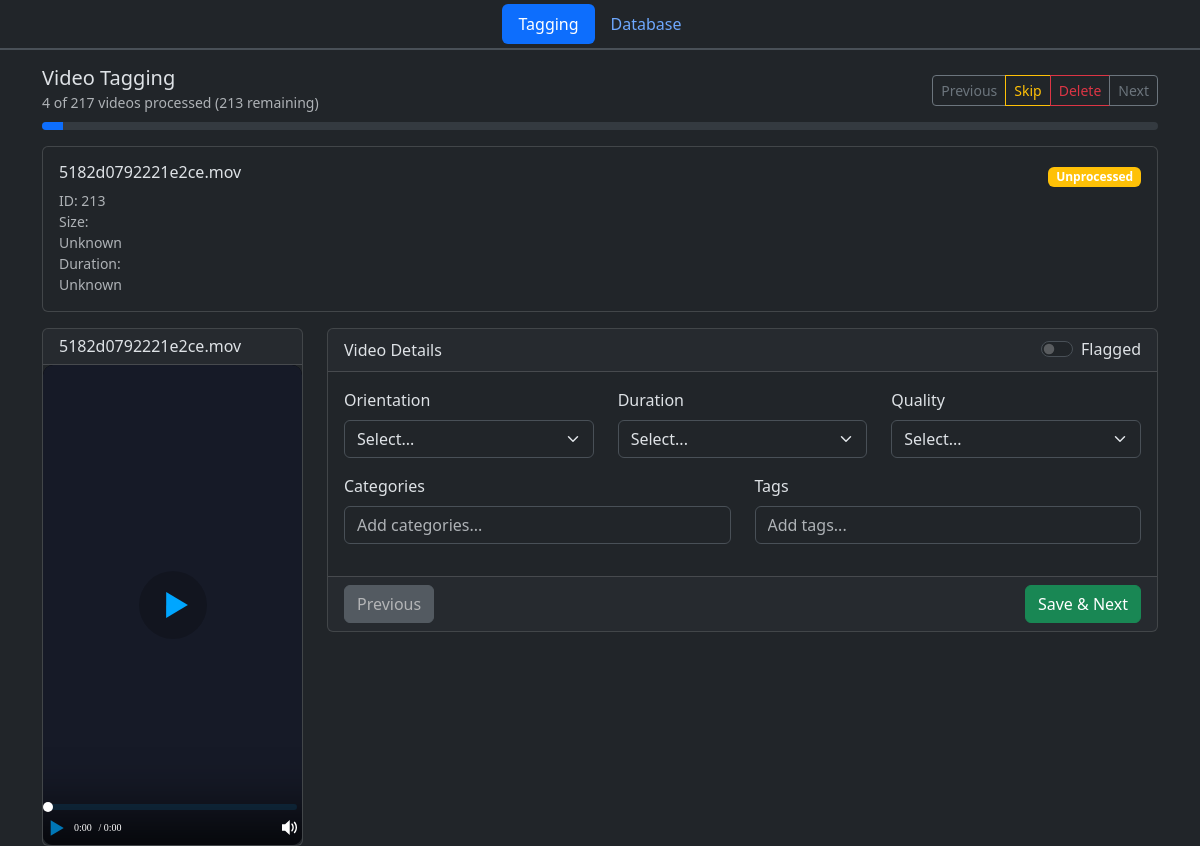
Page /index.php?video=213 on the earlier database version.
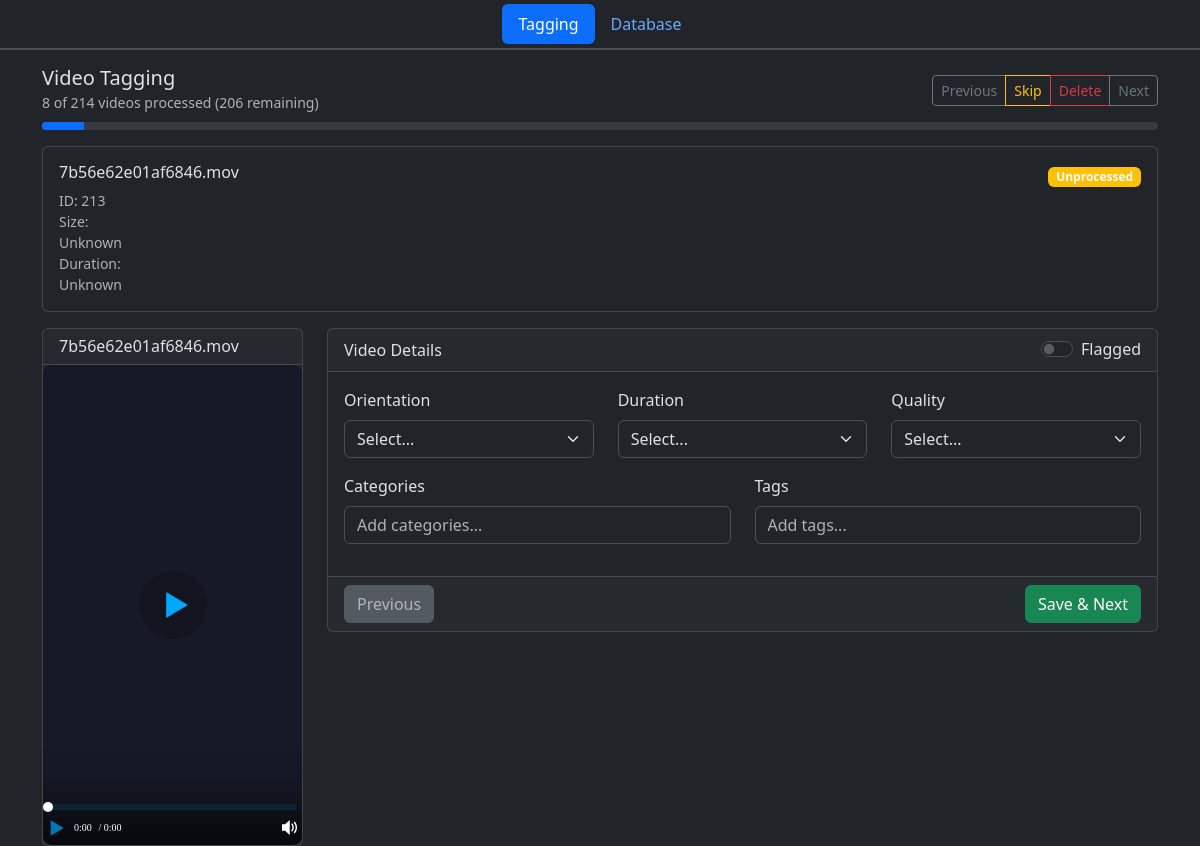
Same page on the later database version.
### tables this page shows
CREATE TABLE videos (
            id INTEGER PRIMARY KEY,
            file_name TEXT UNIQUE,
            file_path TEXT,
            duration INTEGER,
            width INTEGER,
            height INTEGER,
            orientation TEXT,
            quality TEXT,
            is_processed INTEGER DEFAULT 0,
            flagged INTEGER DEFAULT 0,
            created_at DATETIME DEFAULT CURRENT_TIMESTAMP
        );

### includes/helpers.php (called while the page is built, shortened)
<?php
function getVideoMetadata($videoPath) {
    $metadata = [
        'duration' => 0,
        'width' => 0,
        'height' => 0,
        'size' => 0,
        'orientation' => 'unknown'
    ];
    if (!file_exists($videoPath)) {
        return $metadata;
    }
    return $metadata;
}
function formatDuration($seconds) {
    if ($seconds <= 0) return 'Unknown';
}
function formatFileSize($bytes) {
    if ($bytes <= 0) return 'Unknown';
    $units = ['B', 'KB', 'MB', 'GB', 'TB'];
    $bytes = max($bytes, 0);
    $pow = floor(($bytes ? log($bytes) : 0) / log(1024));
    $pow = min($pow, count($units) - 1);
    $bytes /= pow(1024, $pow);
    return round($bytes, 2) . ' ' . $units[$pow];
}
?>

### index.php (the view, shortened to what the changed rows need)
<?php
require_once 'config.php';
$videoId = isset($_GET['video']) ? intval($_GET['video']) : 0;
if ($videoId > 0) {
    $stmt = $db->prepare('SELECT * FROM videos WHERE id = ?');
    $stmt->bindValue(1, $videoId, SQLITE3_INTEGER);
    $result = $stmt->execute();
    $currentVideo = $result ? $result->fetchArray(SQLITE3_ASSOC) : null;
}
$prevVideo = null;
$nextVideo = null;
if ($currentVideo) {
    $stmt = $db->prepare('SELECT * FROM videos WHERE id < ? ORDER BY id DESC LIMIT 1');
    $stmt->bindValue(1, $currentVideo['id'], SQLITE3_INTEGER);
    $result = $stmt->execute();
    $prevVideo = $result ? $result->fetchArray(SQLITE3_ASSOC) : null;
    $stmt = $db->prepare('SELECT * FROM videos WHERE id > ? AND is_processed = 0 ORDER BY id ASC LIMIT 1');
    $stmt->bindValue(1, $currentVideo['id'], SQLITE3_INTEGER);
    $result = $stmt->execute();
    $nextVideo = $result ? $result->fetchArray(SQLITE3_ASSOC) : null;
}
$videoMetadata = [];
if ($currentVideo) {
    $videoMetadata = getVideoMetadata($currentVideo['file_path']);
}
$totalVideos = $db->querySingle('SELECT COUNT(*) FROM videos');
$processedVideos = $db->querySingle('SELECT COUNT(*) FROM videos WHERE is_processed = 1');
$remainingVideos = $totalVideos - $processedVideos;
$progressPercent = $totalVideos > 0 ? ($processedVideos / $totalVideos * 100) : 0;
?>
<!DOCTYPE html>
<html lang="en">
<head>
    <link href="https://cdn.jsdelivr.net/npm/bootstrap@5.3.8/dist/css/bootstrap.min.css" rel="stylesheet">
    <link href="https://cdn.jsdelivr.net/npm/@yaireo/tagify/dist/tagify.css" rel="stylesheet" type="text/css" />
</head>
<body data-bs-theme="dark">
    <main class="container mt-3">
        <?php if ($currentVideo): ?>
                <div class="row mb-3">
                    <div class="col-12">
                        <div class="d-flex justify-content-between align-items-center mb-2">
                            <div>
                                <h5 class="mb-0">Video Tagging</h5>
                                <small class="text-muted">
                                    <?php echo "$processedVideos of $totalVideos videos processed"; ?>
                                    <?php if ($remainingVideos > 0): ?>
                                        (<?php echo $remainingVideos; ?> remaining)
                                    <?php endif; ?>
                                </small>
                            </div>
                            <div class="btn-group">
                            <?php if ($prevVideo): ?>
                                <a href="?video=<?php echo $prevVideo['id']; ?>" class="btn btn-outline-secondary btn-sm">
                                    <i class="fa-solid fa-arrow-left"></i> Previous
                                </a>
                            <?php endif; ?>
                            <button class="btn btn-outline-warning btn-sm" id="skip-btn">
                                <i class="fa-solid fa-forward"></i> Skip
                            </button>
                            <?php if ($currentVideo): ?>
                                <button class="btn btn-outline-danger btn-sm" id="delete-btn">
                                    <i class="fa-solid fa-trash"></i> Delete
                                </button>
                            <?php endif; ?>
                            <?php if ($nextVideo): ?>
                                <a href="?video=<?php echo $nextVideo['id']; ?>" class="btn btn-outline-secondary btn-sm">
                                    Next <i class="fa-solid fa-arrow-right"></i>
                                </a>
                            <?php endif; ?>
                        </div>
                        </div>
                        <div class="progress" style="height: 8px;">
                            <div class="progress-bar" role="progressbar"
                                style="width: <?php echo $progressPercent; ?>%">
                            </div>
                        </div>
                    </div>
                </div>
                <?php if ($currentVideo): ?>
                <div class="row mb-3">
                    <div class="col-12">
                        <div class="card">
                            <div class="card-body">
                                <div class="d-flex justify-content-between align-items-start">
                                    <div>
                                        <h6 class="mb-1">
                                            <?php echo htmlspecialchars($currentVideo['file_name'], ENT_QUOTES, 'UTF-8'); ?>
                                        </h6>
                                        <div class="row mt-2">
                                            <div class="col-md-6">
                                                <small class="text-muted">
                                                    <div><i class="fa-solid fa-hashtag"></i> ID: <?php echo $currentVideo['id']; ?></div>
                                                    <div><i class="fa-solid fa-weight-scale"></i> Size: <?php echo formatFileSize($videoMetadata['size'] ?? 0); ?></div>
                                                    <div><i class="fa-solid fa-clock"></i> Duration: <?php echo formatDuration($videoMetadata['duration'] ?? 0); ?></div>
                                                </small>
                                            </div>
                                            <div class="col-md-6">
                                            </div>
                                        </div>
                                    </div>
                                    <div>
                                        <?php if ($currentVideo['is_processed']): ?>
                                            <span class="badge bg-success">Processed</span>
                                        <?php else: ?>
                                            <span class="badge bg-warning">Unprocessed</span>
                                        <?php endif; ?>
                                    </div>
                                </div>
                            </div>
                        </div>
                    </div>
                </div>
                <?php endif; ?>
            <div class="row">
                <div class="col-md-3">
                    <div class="card">
                        <div class="card-header">
                            <h6 class="mb-0">
                                <?php echo htmlspecialchars($currentVideo['file_name'], ENT_QUOTES, 'UTF-8'); ?>
                            </h6>
                        </div>
                        <div class="card-body p-0">
                            <div id="video-player">
                            </div>
                        </div>
                    </div>
                </div>
                <div class="col-md-9">
                    <div class="card">
                        <div class="card-header d-flex justify-content-between align-items-center">
                            <span>Video Details</span>
                            <div class="form-check form-switch">
                                <input class="form-check-input" type="checkbox" id="flagged-switch">
                                <label class="form-check-label" for="flagged-switch">
                                    <i class="fa-solid fa-flag"></i> Flagged
                                </label>
                            </div>
                        </div>
                        <div class="card-body">
                            <div class="row mb-3">
                                <div class="col-md-4">
                                    <label class="form-label">
                                        <i class="fa-solid fa-rotate"></i> Orientation
                                    </label>
                                    <select class="form-select" id="video-orientation">
                                        <option value="">Select...</option>
                                    </select>
                                </div>
                                <div class="col-md-4">
                                    <label class="form-label">
                                        <i class="fa-solid fa-clock"></i> Duration
                                    </label>
                                    <select class="form-select" id="video-duration">
                                        <option value="">Select...</option>
                                    </select>
                                </div>
                                <div class="col-md-4">
                                    <label class="form-label">
                                        <i class="fa-solid fa-high-definition"></i> Quality
                                    </label>
                                    <select class="form-select" id="video-quality">
                                        <option value="">Select...</option>
                                    </select>
                                </div>
                            </div>
                            <div class="row">
                                <div class="col-md-6 mb-3">
                                    <label class="form-label">
                                        <i class="fa-solid fa-list"></i> Categories
                                    </label>
                                    <input id="category-input" class="form-control" placeholder="Add categories..."/>
                                </div>
                                <div class="col-md-6 mb-3">
                                    <label class="form-label">
                                        <i class="fa-solid fa-tags"></i> Tags
                                    </label>
                                    <input id="tags-input" class="form-control" placeholder="Add tags..."/>
                                </div>
                            </div>
                        </div>
                        <div class="card-footer">
                            <div class="d-flex justify-content-between">
                                <button class="btn btn-secondary" id="prev-btn" disabled>
                                    <i class="fa-solid fa-arrow-left"></i> Previous
                                </button>
                                <div>
                                    <button class="btn btn-success" id="save-btn">
                                        <i class="fa-solid fa-save"></i> Save & Next
                                    </button>
                                </div>
                            </div>
                        </div>
                    </div>
                </div>
            </div>
        <?php endif; ?>
    </main>
</body>
</html>

Differences in the rows shown:
changed videos "Unknown": file_name "5182d0792221e2ce.mov" → "7b56e62e01af6846.mov"
Other differences:
$processedVideos: "4" → "8"
$totalVideos: "217" → "214"
$remainingVideos: "213" → "206"
$progressPercent: 1.8433179723502 → 3.7383177570093 (drawn)
